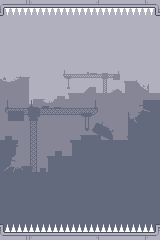

A 2D game scene composited from a Tiled map and its tileset images. What follows is a short description and the map's XML, with every tile layer's data as written:
An orthogonal 20x30 tile map with 8x8 px tiles, 2 tile layers (background, spikeimage) and 3 objects (s, spike, player).

<map version="1.2" tiledversion="1.2.3" orientation="orthogonal" renderorder="right-down" width="20" height="30" tilewidth="8" tileheight="8" infinite="0" nextlayerid="12" nextobjectid="9">
 <tileset firstgid="1" name="khappybaltsheet" tilewidth="8" tileheight="8" tilecount="714" columns="21">
  <image source="khappybaltsheet.png" width="173" height="272" />
 </tileset>
 <layer id="6" name="background" width="20" height="30">
  <data encoding="csv">
1,2,3,4,5,6,7,8,9,10,11,12,13,14,15,16,17,18,19,20,
22,23,24,25,26,27,28,29,30,31,32,33,34,35,36,37,38,39,40,41,
43,44,45,46,47,48,49,50,51,52,53,54,55,56,57,58,59,60,61,62,
64,65,66,67,68,69,70,71,72,73,74,75,76,77,78,79,80,81,82,83,
85,86,87,88,89,90,91,92,93,94,95,96,97,98,99,100,101,102,103,104,
106,107,108,109,110,111,112,113,114,115,116,117,118,119,120,121,122,123,124,125,
127,128,129,130,131,132,133,134,135,136,137,138,139,140,141,142,143,144,145,146,
148,149,150,151,152,153,154,155,156,157,158,159,160,161,162,163,164,165,166,167,
169,170,171,172,173,174,175,176,177,178,179,180,181,182,183,184,185,186,187,188,
190,191,192,193,194,195,196,197,198,199,200,201,202,203,204,205,206,207,208,209,
211,212,213,214,215,216,217,218,219,220,221,222,223,224,225,226,227,228,229,230,
232,233,234,235,236,237,238,239,240,241,242,243,244,245,246,247,248,249,250,251,
253,254,255,256,257,258,259,260,261,262,263,264,265,266,267,268,269,270,271,272,
274,275,276,277,278,279,280,281,282,283,284,285,286,287,288,289,290,291,292,293,
295,296,297,298,299,300,301,302,303,304,305,306,307,308,309,310,311,312,313,314,
316,317,318,319,320,321,322,323,324,325,326,327,328,329,330,331,332,333,334,335,
337,338,339,340,341,342,343,344,345,346,347,348,349,350,351,352,353,354,355,356,
358,359,360,361,362,363,364,365,366,367,368,369,370,371,372,373,374,375,376,377,
379,380,381,382,383,384,385,386,387,388,389,390,391,392,393,394,395,396,397,398,
400,401,402,403,404,405,406,407,408,409,410,411,412,413,414,415,416,417,418,419,
421,422,423,424,425,426,427,428,429,430,431,432,433,434,435,436,437,438,439,440,
442,443,444,445,446,447,448,449,450,451,452,453,454,455,456,457,458,459,460,461,
463,464,465,466,467,468,469,470,471,472,473,474,475,476,477,478,479,480,481,482,
484,485,486,487,488,489,490,491,492,493,494,495,496,497,498,499,500,501,502,503,
505,506,507,508,509,510,511,512,513,514,515,516,517,518,519,520,521,522,523,524,
526,527,528,529,530,531,532,533,534,535,536,537,538,539,540,541,542,543,544,545,
547,548,549,550,551,552,553,554,555,556,557,558,559,560,561,562,563,564,565,566,
568,569,570,571,572,573,574,575,576,577,578,579,580,581,582,583,584,585,586,587,
589,590,591,592,593,594,595,596,597,598,599,600,601,602,603,604,605,606,607,608,
610,611,612,613,614,615,616,617,618,619,620,621,622,623,624,625,626,627,628,629
</data>
 </layer>
 <layer id="8" name="spikeimage" width="20" height="30">
  <data encoding="csv">
673,674,675,676,677,678,679,680,681,682,683,684,685,686,687,688,689,690,691,692,
694,695,696,697,698,699,700,701,702,703,704,705,706,707,708,709,710,711,712,713,
0,0,0,0,0,0,0,0,0,0,0,0,0,0,0,0,0,0,0,0,
0,0,0,0,0,0,0,0,0,0,0,0,0,0,0,0,0,0,0,0,
0,0,0,0,0,0,0,0,0,0,0,0,0,0,0,0,0,0,0,0,
0,0,0,0,0,0,0,0,0,0,0,0,0,0,0,0,0,0,0,0,
0,0,0,0,0,0,0,0,0,0,0,0,0,0,0,0,0,0,0,0,
0,0,0,0,0,0,0,0,0,0,0,0,0,0,0,0,0,0,0,0,
0,0,0,0,0,0,0,0,0,0,0,0,0,0,0,0,0,0,0,0,
0,0,0,0,0,0,0,0,0,0,0,0,0,0,0,0,0,0,0,0,
0,0,0,0,0,0,0,0,0,0,0,0,0,0,0,0,0,0,0,0,
0,0,0,0,0,0,0,0,0,0,0,0,0,0,0,0,0,0,0,0,
0,0,0,0,0,0,0,0,0,0,0,0,0,0,0,0,0,0,0,0,
0,0,0,0,0,0,0,0,0,0,0,0,0,0,0,0,0,0,0,0,
0,0,0,0,0,0,0,0,0,0,0,0,0,0,0,0,0,0,0,0,
0,0,0,0,0,0,0,0,0,0,0,0,0,0,0,0,0,0,0,0,
0,0,0,0,0,0,0,0,0,0,0,0,0,0,0,0,0,0,0,0,
0,0,0,0,0,0,0,0,0,0,0,0,0,0,0,0,0,0,0,0,
0,0,0,0,0,0,0,0,0,0,0,0,0,0,0,0,0,0,0,0,
0,0,0,0,0,0,0,0,0,0,0,0,0,0,0,0,0,0,0,0,
0,0,0,0,0,0,0,0,0,0,0,0,0,0,0,0,0,0,0,0,
0,0,0,0,0,0,0,0,0,0,0,0,0,0,0,0,0,0,0,0,
0,0,0,0,0,0,0,0,0,0,0,0,0,0,0,0,0,0,0,0,
0,0,0,0,0,0,0,0,0,0,0,0,0,0,0,0,0,0,0,0,
0,0,0,0,0,0,0,0,0,0,0,0,0,0,0,0,0,0,0,0,
0,0,0,0,0,0,0,0,0,0,0,0,0,0,0,0,0,0,0,0,
0,0,0,0,0,0,0,0,0,0,0,0,0,0,0,0,0,0,0,0,
0,0,0,0,0,0,0,0,0,0,0,0,0,0,0,0,0,0,0,0,
631,632,633,634,635,636,637,638,639,640,641,642,643,644,645,646,647,648,649,650,
652,653,654,655,656,657,658,659,660,661,662,663,664,665,666,667,668,669,670,671
</data>
 </layer>
 <objectgroup id="2" name="spikes">
  <object id="6" name="s" x="0" y="224" width="160" height="16">
   <properties>
    <property name="flip" type="bool" value="true" />
   </properties>
  </object>
  <object id="7" name="spike" x="0" y="0" width="160" height="16">
   <properties>
    <property name="flip" type="bool" value="false" />
   </properties>
  </object>
 </objectgroup>
 <objectgroup id="3" name="player">
  <object id="3" name="player" x="72" y="112" width="8" height="8" />
 </objectgroup>
</map>
